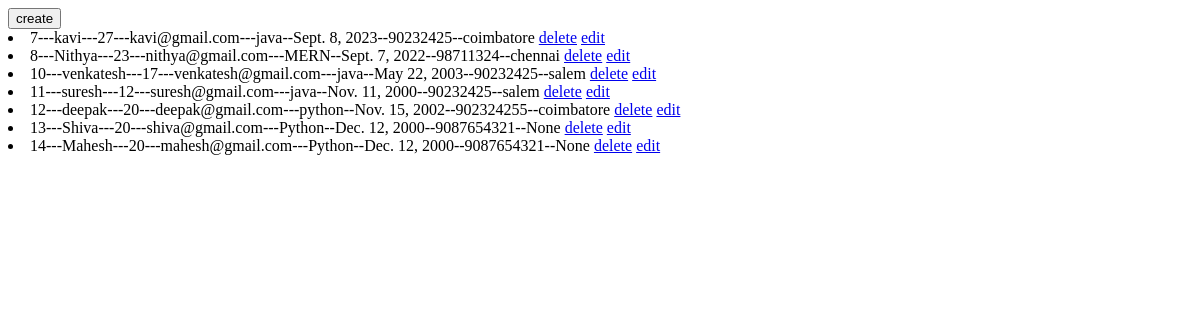
/myapp/student/create/, run on an earlier commit of the app's database.
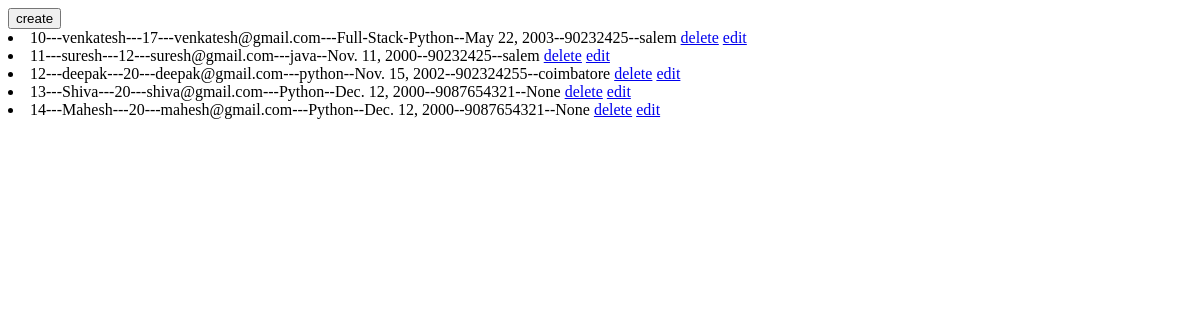
And on a later commit of the database.
### my_app/models.py (models this page shows, shortened)
class Student(models.Model):
    name = models.CharField()
    age = models.IntegerField()
    mail = models.EmailField(unique=True)
    course=models.CharField()
    dob=models.DateField()
    mobile = models.CharField(max_length=12)
    address= models.CharField(null=True,blank=True)

### my_app/views.py (the view)
# urls.py: path("student/create/",student_view,name="student-add"),
def student_view(request):
    student_data = Student.objects.all()
    return render(request,"student.html",{"data":student_data})

### my_app/templates/student.html (shortened to what this page needs)
<!DOCTYPE html>
<html lang="en">
<head>
</head>
<body>
    <form method="post">
           {% if form.instance.id %}
        <button name="action" value="edit">update</button>
        {% else %}
        <button name="action" value="create">create</button>
        {% endif %}
            </form>
    {% for i in data%}
    <li>{{i.id}}---{{i.name}}---{{i.age}}---{{i.mail}}---{{i.course}}--{{i.dob}}--{{i.mobile}}--{{i.address}} <a href="{% url 'stu-del' i.id %}">delete</a>
    <a href="{% url 'stu-form' i.id %}">edit</a>
    </li>
    {% endfor %}
</body>
</html>

What changed in the data, as far as the page shows it:
removed Student: id "7", name "kavi", age "27", mail "kavi@gmail.com", course "java", dob "Sept. 8, 2023", mobile "90232425", address "coimbatore"
removed Student: id "8", name "Nithya", age "23", mail "nithya@gmail.com", course "MERN", dob "Sept. 7, 2022", mobile "98711324", address "chennai"
changed Student "venkatesh": course "java" → "Full-Stack-Python"
